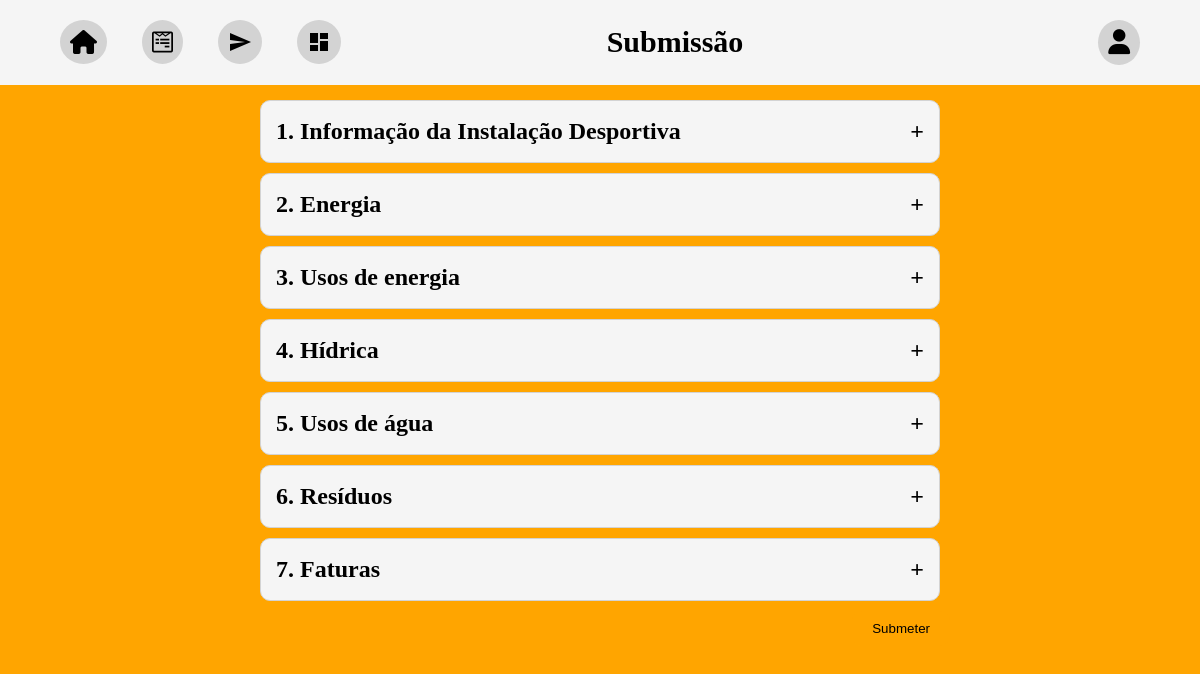
The app's page /submmit with its own data.
### formularioInstituicoes/models.py (models this page shows, shortened)
class Tema(models.Model):
    nome = models.CharField(max_length=100)

### formularioInstituicoes/views.py (the view)
# urls.py: path('submmit', views.respostas_view),
def respostas_view(request):
    guarda_respostas_submmit('Instalacão Teste', 2024, perguntas_respostas_submmit)
    context = {
        'perguntas_respostas_submmit': perguntas_respostas_submmit,
    }
    return render(request, 'submmit.html', context)

### formularioInstituicoes/models.py (called while the page is built)
    def __str__(self):
        return self.texto

    def __str__(self):
        return f"{self.numero}"

### formularioInstituicoes/templates/submmit.html (shortened to what this page needs)
{% extends 'navigator.html' %}
{% block titulo %}
    <h1>Submissão</h1>
{% endblock %}
{% block content %}
    <div class="container">
        {% for tema, subtemas in perguntas_respostas_submmit.items %}
            {% with forloop.counter as tema_counter %}
                <div class="tema">
                    <div class="titulo" onclick="toggle(this)">
                        <span>{{ tema_counter }}. {{ tema.nome }} </span>
                        <span style="float:right" id="sinal">+</span>
                    </div>
                </div>
            {% endwith %}
        {% endfor %}
    <input type="submit" value="Submeter" name="submitButton" id="ButaoSubmeter">
    </div>
{% endblock %}

### formularioInstituicoes/templates/navigator.html (shortened to what this page needs)
<!DOCTYPE html>
<html lang="pt">
{% load static %}
<head>
    <link rel="stylesheet" href="{% static 'css/navigator.css' %}">
    <link rel="stylesheet" href="https://cdnjs.cloudflare.com/ajax/libs/font-awesome/6.5.2/css/all.min.css"/>
</head>
<body>
<nav>
    <div class="elem1">
        <h2><a href="index"><i class="fa-solid fa-house"></i></a></h2>
        <h2><a href="form"><i class="fa-brands fa-wpforms"></i></a></h2>
        <h2><a href="submmit"><i class="material-icons">send</i></a></h2>
        <h2><a href="dashboard"><i class="material-icons">dashboard</i></a></h2>
    </div>
    <div class="elem2">
        {% block titulo %}
        {% endblock %}
    </div>
    <div class="elem3">
        <h1><i class="fa-solid fa-user" onclick="toggleMenu()"></i></h1>
    </div>
</nav>
{% block content %}
{% endblock %}
</body>
</html>

### formularioInstituicoes/static/css/navigator.css (style rules this page uses)
body { background: orange; }
nav { background: whitesmoke; padding: 0 5%; display: grid; place-items: center; grid-template-columns: 1fr 1fr 1fr; align-items: center; column-gap: 20%; justify-content: center; position: fixed; top: 0; left: 0; width: 90%; }
.elem1 { display: flex; }
.elem1 h2 { margin-right: 35px; }
.elem1 h2 a i { color: black; border-radius: 50%; padding: 10px; background: lightgray; }
.elem2 { justify-self: center; font-size: 20px; }
.elem3 { justify-self: right; }
.elem3 h1 i { font-size: 25px; color: black; border-radius: 50%; padding: 10px; background: lightgray; }
.container { max-width: 700px; margin: 100px auto auto; }
.tema { border: 1px solid lightgrey; margin: 10px; background: whitesmoke; padding: 5px 15px; border-radius: 10px; }
.titulo { font-size: 1.5em; font-weight: bold; padding: 1ch 0; display: flex; justify-content: space-between; flex-direction: row; }
input, select { max-width: 300px; padding: 5px 10px; margin: 5px 0; }
input[type="submit"] { display: block; margin-left: auto; background: orange; padding: 10px 20px; border-radius: 10px; margin-bottom: 10px; border: 0; transition: background-color 0.3s ease; }

### records on screen
Tema: tema_counter "1", nome "Informação da Instalação Desportiva"
Tema: tema_counter "2", nome "Energia"
Tema: tema_counter "3", nome "Usos de energia"
Tema: tema_counter "4", nome "Hídrica"
Tema: tema_counter "5", nome "Usos de água"
Tema: tema_counter "6", nome "Resíduos"
Tema: tema_counter "7", nome "Faturas"
